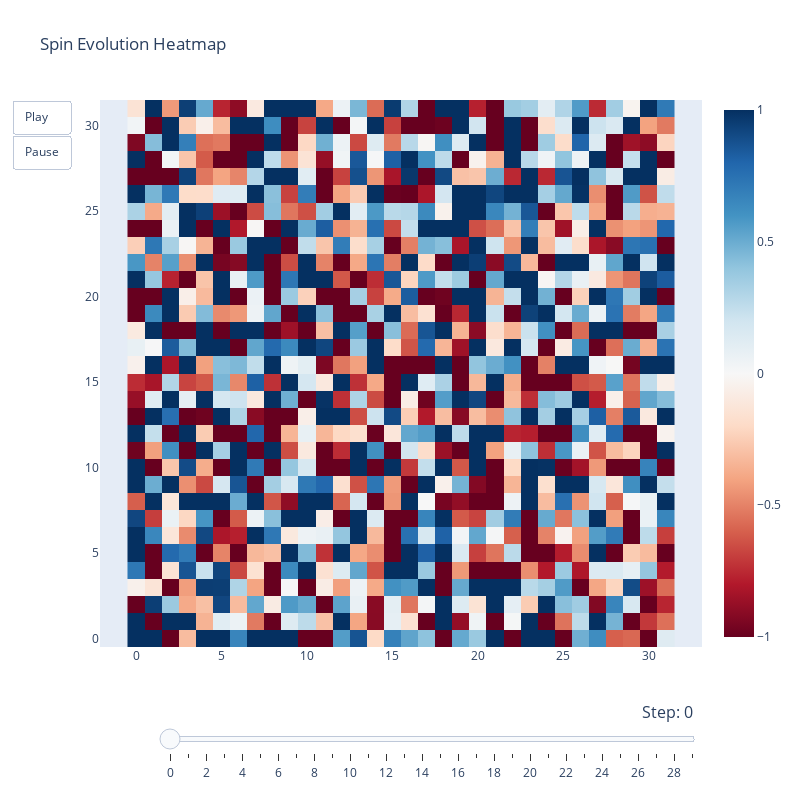

The code cell stored with this chart in its notebook:
### Code cell
plots.plot_spin_evolution(result[:, -10, :, :])

### Figure 1 — Plotly figure (JSON) as saved in the notebook; plotly's stock layout.template omitted (floating-point values rounded to 4 significant figures; data arrays with more than 128 entries replaced by an {"elided": "..."} marker saying what was removed)
{"data": [{"colorscale": [[0, "rgb(103,0,31)"], [0.1, "rgb(178,24,43)"], [0.2, "rgb(214,96,77)"], [0.3, "rgb(244,165,130)"], [0.4, "rgb(253,219,199)"], [0.5, "rgb(247,247,247)"], [0.6, "rgb(209,229,240)"], [0.7, "rgb(146,197,222)"], [0.8, "rgb(67,147,195)"], [0.9, "rgb(33,102,172)"], [1, "rgb(5,48,97)"]], "type": "heatmap", "z": {"elided": "32x32 float values"}, "zmax": 1, "zmin": -1}], "layout": {"height": 800, "sliders": [{"active": 0, "currentvalue": {"font": {"size": 16}, "prefix": "Step: ", "visible": true, "xanchor": "right"}, "len": 0.9, "pad": {"b": 10, "t": 50}, "steps": [{"args": [["0"], {"frame": {"duration": 0, "redraw": true}, "mode": "immediate", "transition": {"duration": 0}}], "label": "0", "method": "animate"}, {"args": [["1"], {"frame": {"duration": 0, "redraw": true}, "mode": "immediate", "transition": {"duration": 0}}], "label": "1", "method": "animate"}, {"args": [["2"], {"frame": {"duration": 0, "redraw": true}, "mode": "immediate", "transition": {"duration": 0}}], "label": "2", "method": "animate"}, {"args": [["3"], {"frame": {"duration": 0, "redraw": true}, "mode": "immediate", "transition": {"duration": 0}}], "label": "3", "method": "animate"}, {"args": [["4"], {"frame": {"duration": 0, "redraw": true}, "mode": "immediate", "transition": {"duration": 0}}], "label": "4", "method": "animate"}, {"args": [["5"], {"frame": {"duration": 0, "redraw": true}, "mode": "immediate", "transition": {"duration": 0}}], "label": "5", "method": "animate"}, {"args": [["6"], {"frame": {"duration": 0, "redraw": true}, "mode": "immediate", "transition": {"duration": 0}}], "label": "6", "method": "animate"}, {"args": [["7"], {"frame": {"duration": 0, "redraw": true}, "mode": "immediate", "transition": {"duration": 0}}], "label": "7", "method": "animate"}, {"args": [["8"], {"frame": {"duration": 0, "redraw": true}, "mode": "immediate", "transition": {"duration": 0}}], "label": "8", "method": "animate"}, {"args": [["9"], {"frame": {"duration": 0, "redraw": true}, "mode": "immediate", "transition": {"duration": 0}}], "label": "9", "method": "animate"}, {"args": [["10"], {"frame": {"duration": 0, "redraw": true}, "mode": "immediate", "transition": {"duration": 0}}], "label": "10", "method": "animate"}, {"args": [["11"], {"frame": {"duration": 0, "redraw": true}, "mode": "immediate", "transition": {"duration": 0}}], "label": "11", "method": "animate"}, {"args": [["12"], {"frame": {"duration": 0, "redraw": true}, "mode": "immediate", "transition": {"duration": 0}}], "label": "12", "method": "animate"}, {"args": [["13"], {"frame": {"duration": 0, "redraw": true}, "mode": "immediate", "transition": {"duration": 0}}], "label": "13", "method": "animate"}, {"args": [["14"], {"frame": {"duration": 0, "redraw": true}, "mode": "immediate", "transition": {"duration": 0}}], "label": "14", "method": "animate"}, {"args": [["15"], {"frame": {"duration": 0, "redraw": true}, "mode": "immediate", "transition": {"duration": 0}}], "label": "15", "method": "animate"}, {"args": [["16"], {"frame": {"duration": 0, "redraw": true}, "mode": "immediate", "transition": {"duration": 0}}], "label": "16", "method": "animate"}, {"args": [["17"], {"frame": {"duration": 0, "redraw": true}, "mode": "immediate", "transition": {"duration": 0}}], "label": "17", "method": "animate"}, {"args": [["18"], {"frame": {"duration": 0, "redraw": true}, "mode": "immediate", "transition": {"duration": 0}}], "label": "18", "method": "animate"}, {"args": [["19"], {"frame": {"duration": 0, "redraw": true}, "mode": "immediate", "transition": {"duration": 0}}], "label": "19", "method": "animate"}, {"args": [["20"], {"frame": {"duration": 0, "redraw": true}, "mode": "immediate", "transition": {"duration": 0}}], "label": "20", "method": "animate"}, {"args": [["21"], {"frame": {"duration": 0, "redraw": true}, "mode": "immediate", "transition": {"duration": 0}}], "label": "21", "method": "animate"}, {"args": [["22"], {"frame": {"duration": 0, "redraw": true}, "mode": "immediate", "transition": {"duration": 0}}], "label": "22", "method": "animate"}, {"args": [["23"], {"frame": {"duration": 0, "redraw": true}, "mode": "immediate", "transition": {"duration": 0}}], "label": "23", "method": "animate"}, {"args": [["24"], {"frame": {"duration": 0, "redraw": true}, "mode": "immediate", "transition": {"duration": 0}}], "label": "24", "method": "animate"}, {"args": [["25"], {"frame": {"duration": 0, "redraw": true}, "mode": "immediate", "transition": {"duration": 0}}], "label": "25", "method": "animate"}, {"args": [["26"], {"frame": {"duration": 0, "redraw": true}, "mode": "immediate", "transition": {"duration": 0}}], "label": "26", "method": "animate"}, {"args": [["27"], {"frame": {"duration": 0, "redraw": true}, "mode": "immediate", "transition": {"duration": 0}}], "label": "27", "method": "animate"}, {"args": [["28"], {"frame": {"duration": 0, "redraw": true}, "mode": "immediate", "transition": {"duration": 0}}], "label": "28", "method": "animate"}, {"args": [["29"], {"frame": {"duration": 0, "redraw": true}, "mode": "immediate", "transition": {"duration": 0}}], "label": "29", "method": "animate"}], "transition": {"duration": 0}, "x": 0.1, "xanchor": "left", "y": 0, "yanchor": "top"}], "title": {"text": "Spin Evolution Heatmap"}, "updatemenus": [{"buttons": [{"args": [null, {"frame": {"duration": 50, "redraw": true}, "fromcurrent": true, "transition": {"duration": 0}}], "label": "Play", "method": "animate"}, {"args": [[null], {"frame": {"duration": 0, "redraw": false}, "mode": "immediate", "transition": {"duration": 0}}], "label": "Pause", "method": "animate"}], "showactive": false, "type": "buttons"}], "width": 800, "xaxis": {"showgrid": false, "zeroline": false}, "yaxis": {"scaleanchor": "x", "showgrid": false, "zeroline": false}}}
